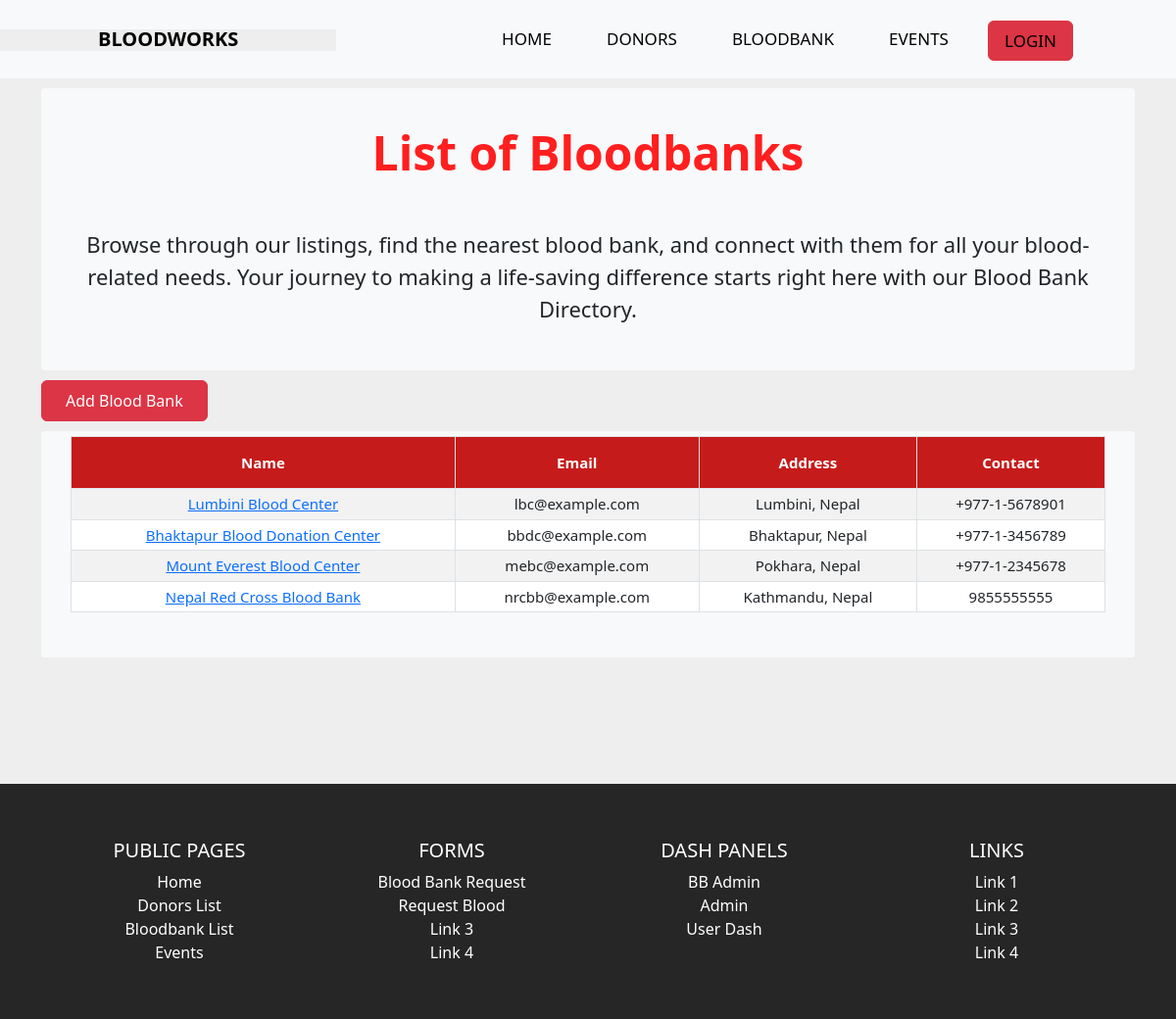
Before: /bloodbanks with the older database file.
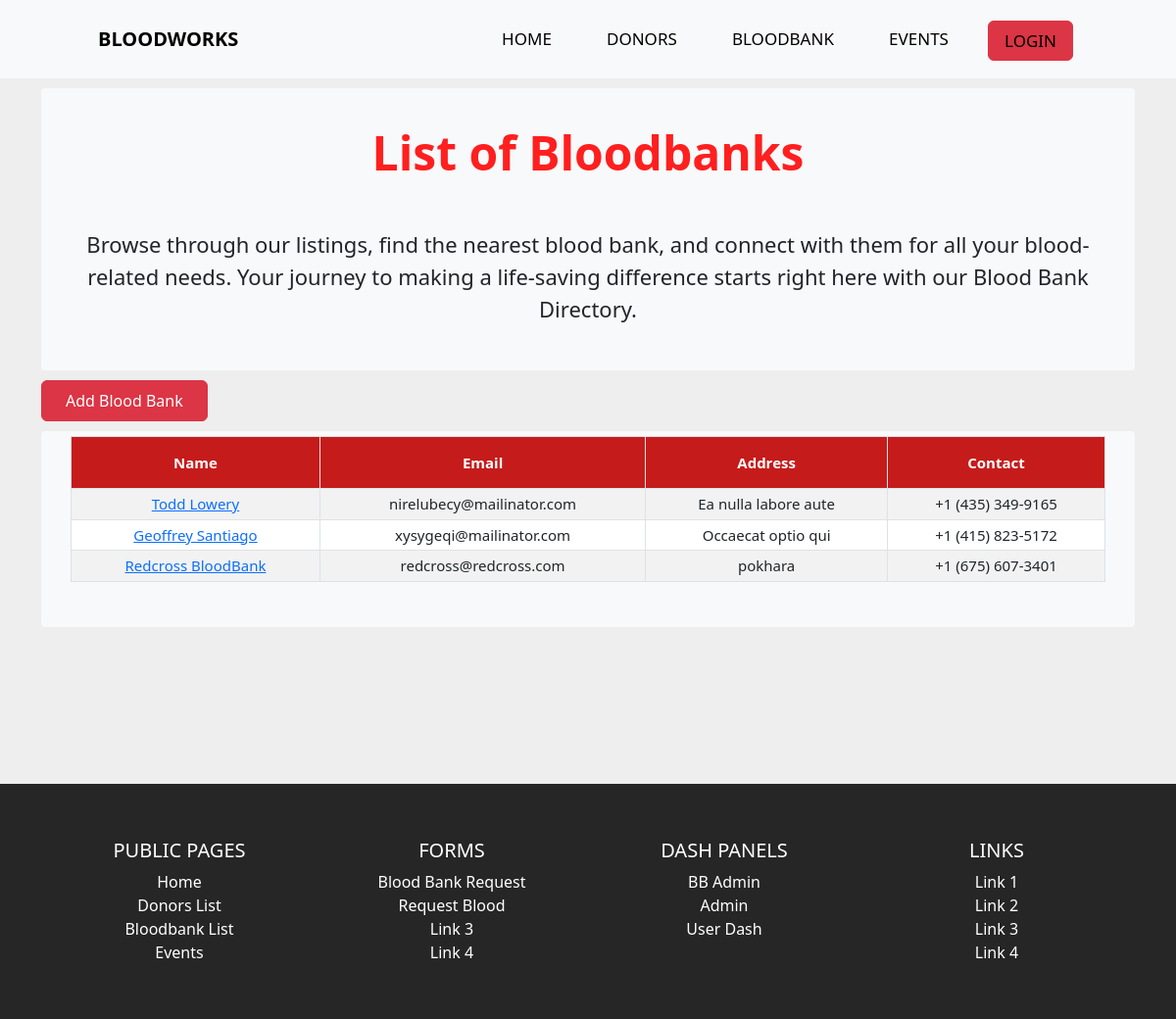
After: the same page with the newer database file.
### tables this page shows
CREATE TABLE `blood_banks` (
  `bb_id` int(11) NOT NULL,
  `bb_name` varchar(50) NOT NULL,
  `bb_email` varchar(50) DEFAULT NULL,
  `bb_username` varchar(50) NOT NULL,
  `bb_password` varchar(100) NOT NULL,
  `bb_phoneno` varchar(20) DEFAULT NULL,
  `bb_address` varchar(255) DEFAULT NULL,
  `bb_status` varchar(50) DEFAULT NULL,
  `bb_description` varchar(255) DEFAULT NULL,
  `bb_image` varchar(100) DEFAULT NULL
);

### controllers/BloodBanks.php (called while the page is built, shortened)
<?php
class BloodBanks
{
    public function index($a = "", $b = "", $c = "")
    {
        $bloodbanklist = $this->bloodbanklist();
        $data = [
            "bloodbanklist" => $bloodbanklist,
        ];
        $this->view('blood-banks', $data);
    }
    private function bloodbanklist()
    {
        $bloodbanklist = new Model;
        $bloodbanklist->table = "blood_banks";
        $bloodbanklist->order_column = "bb_id";
        $data = [
            "bb_status" => "verified"
        ];
        $bloodbanklist = $bloodbanklist->where($data);
        return $bloodbanklist;
    }
}

### includes/app.php (called while the page is built, shortened)
<?php
class App
{
    private $method = "index";
    public function splitURL()
    {
        $URL = $_GET['url'] ?? 'home';
        $URL = explode("/", trim($URL, "/"));
        return $URL;
    }
    public function loadController()
    {
        $URL = $this->splitURL();
        if($URL[0] == "dash"){
            if ($URL[0] == "dash" && !isset($URL[1])) {
                $filename = "controllers/Dash"  . ".php";
            } elseif ($URL[0] == "dash" && isset($URL[1])) {
                $filename = "controllers/" . $URL[0] . $URL[1] . ".php";
            }
        }
        elseif ($URL[0] == "admin"  ) {
            if ($URL[0] == "admin" && !isset($URL[1])) {
                $filename = "controllers/Admin"  . ".php";
            } elseif ($URL[0] == "admin" && isset($URL[1])) {
                $filename = "controllers/" . $URL[0] . $URL[1] . ".php";
            }
        }
        elseif ($URL[0] == "bbadmin"  ) {
            if ($URL[0] == "bbadmin" && !isset($URL[1])) {
                $filename = "controllers/bbadmin"  . ".php";
            } elseif ($URL[0] == "bbadmin" && isset($URL[1])) {
                $filename = "controllers/" . $URL[0] . $URL[1] . ".php";
            }
        }
        else{
            $filename = "controllers/" .$URL[0] . ".php";
        }
        if (file_exists($filename)) {
            unset($URL[0]);
        } else {
            $filename = "controllers/_404.php";
            require $filename;
            $this->controller = "_404";
        }
        $controller = new $this->controller;
        $URL = $URL ? array_values($URL) : [];
        call_user_func_array([$controller, $this->method], $URL);
    }
}

### index.php (called while the page is built, shortened)
<?php
$app = new App;
$app->loadController();
?>

### includes/functions.php (called while the page is built, shortened)
<?php
function checkIflLoggedIn(){
    if(isset($_SESSION['loggedin'])){
        return $_SESSION['u-type'];
    }
    else{
        return false;
    }
}

### includes/database.php (called while the page is built, shortened)
<?php
trait Database
{
    public function connect()
    {
        $string = "mysql:hostname=" . DBHOST . ";dbname=" . DBNAME;
        $con = new PDO($string, DBUSER, DBPASS);
        return $con;
    }
    public function query($query, $data = [])
    {
        $con = $this->connect();
        $stm = $con->prepare($query);
        $check = $stm->execute($data);
        if ($check) {
            $result = $stm->fetchAll(PDO::FETCH_OBJ);
            if (is_array($result) && count($result)) {
                return $result;
            }
        }
        return false;
    }
}

### includes/models.php (called while the page is built, shortened)
<?php
class Model
{
    public $table = "users";
    protected $limit = '100';
    protected $offset = 0;
    protected $order_type = "desc";
    public $order_column = "id";
    public function where($data, $data_not = [])
    {
        $keys = array_keys($data);
        $query = "select * from $this->table where ";
        foreach ($keys as $key) {
            $query .= $key . " = :" . $key . " && ";
        }
        $query = trim($query, " && ");
        $query .= " order by $this->order_column $this->order_type limit $this->limit offset $this->offset";
        $data = array_merge($data, $data_not);
        return $this->query($query, $data);
    }
}

### views/blood-banks.views.php (the view)
<?php require "header.php";
?>
<main class="container-xl top-gap">
    <div class="table-section">
    <div class="list-head">
        <h2 class="table-sec-title fw-bold display-5">List of Bloodbanks</h2>
        <p class="evnt-info">Browse through our listings, find the nearest blood bank, and connect with them for all your blood-related needs. Your journey to making a life-saving difference starts right here with our Blood Bank Directory.</p>
    </div>
        <a class="btn btn-danger rounded float-right d-inline-block" href="<?= HOSTNAME ?>addbloodbank">Add Blood Bank</a>
        <div style="overflow-x:auto;" class="tb-cont">
            <table id="datatable" class="table table-hover table-striped table-bordered table-sm" cellspacing="0" width="100%">
                <thead>
                    <tr>
                        <th class="th-sm">Name
                        </th>
                        <th class="th-sm">Email
                        </th>
                        <th class="th-sm">Address
                        </th>
                        <th class="th-sm">Contact
                        </th>
                    </tr>
                </thead>
                <tbody>
                    <?php if (empty($bloodbanklist)) {
                        echo "No donor available";
                    } else {
                        foreach ($bloodbanklist as $bloodbank) { ?>
                            <tr>
                                <td><a href="<?= ROOT ?>/bloodbank/<?= $bloodbank->bb_id; ?>"><?= $bloodbank->bb_name; ?></a></td>
                                <td><?= $bloodbank->bb_email; ?></td>
                                <td><?= $bloodbank->bb_address; ?></td>
                                <td><?= $bloodbank->bb_phoneno; ?></td>
                            </tr>
                    <?php
                        }
                    }
                    ?>
                </tbody>
            </table>
        </div>
    </div>
</main>
<?php require "footer.php"; ?>

### includes/Controller.php (shortened to what this page needs)
<?php
trait Controller
{
    public function view($name, $data=[])
    {
        $filename = "views/" . $name . ".views.php";
        if (file_exists($filename)) {
            require $filename;
        } else {
            $filename = "views/404.views.php";
            require $filename;
        }
    }
}

### views/header.php (shortened to what this page needs)
<!DOCTYPE html>
<html lang="en">
<head>
    <link href="https://cdn.jsdelivr.net/npm/bootstrap@5.3.0/dist/css/bootstrap.min.css" rel="stylesheet">
    <link href="https://cdn.jsdelivr.net/npm/simple-datatables@latest/dist/style.css" rel="stylesheet" type="text/css">
    <link rel="stylesheet" href="<?= HOSTNAME ?>assets/css/style.css">
    <link rel="stylesheet" href="<?= HOSTNAME ?>assets/js/app.js">
</head>
<body>
    <nav class="bb-navbar">
        <div class="brand d-inline-block">
            <a href="<?= HOSTNAME ?>"> <label class="logo">BLOODWORKS</label></a>
        </div>
        <ul>
            <li>
                <a href="<?= HOSTNAME ?>">HOME</a>
            </li>
            <li>
                <a href="<?= HOSTNAME ?>donorlist">DONORS</a>
            </li>
            <li>
                <a href="<?= HOSTNAME ?>bloodbanks">BLOODBANK</a>
            </li>
            <li>
                <a href="<?= HOSTNAME ?>events">EVENTS</a>
            </li>
            <li class="nav-item">
                <?php $checkIflLoggedIn = checkIflLoggedIn();
                if ($checkIflLoggedIn == false) { ?>
                    <a href="<?= HOSTNAME ?>login" class="btn rounded btn-danger">LOGIN</a>
                <?php } else { ?>
                    <a href="<?= HOSTNAME ?><?= $checkIflLoggedIn ?>" class="btn rounded btn-success">DASH</a>
                <?php } ?>
            </li>
        </ul>
    </nav>

### views/footer.php (shortened to what this page needs)
<footer class=" text-center text-white" style="background-color:#262626; height:min-content">
    <div class="container p-4">
        <div class="row">
            <div class="col-lg-3 col-md-6 mb-4 mb-md-0">
                <h5 class="text-uppercase">Public Pages</h5>
                <ul class="list-unstyled mb-0">
                    <li>
                        <a href="<?= HOSTNAME ?>" class="text-white">Home</a>
                    </li>
                    <li>
                        <a href="<?= HOSTNAME ?>donorlist" class="text-white">Donors List</a>
                    </li>
                    <li>
                        <a href="<?= HOSTNAME ?>bloodbanks" class="text-white">Bloodbank List</a>
                    </li>
                    <li>
                        <a href="<?= HOSTNAME ?>events" class="text-white">Events</a>
                    </li>
                </ul>
            </div>
            <div class="col-lg-3 col-md-6 mb-4 mb-md-0">
                <h5 class="text-uppercase">Forms</h5>
                <ul class="list-unstyled mb-0">
                    <li>
                        <a href="<?= HOSTNAME ?>addbloodbank" class="text-white">Blood Bank Request</a>
                    </li>
                    <li>
                        <a href="<?= HOSTNAME ?>bloodrequest" class="text-white">Request Blood</a>
                    </li>
                    <li>
                        <a href="#!" class="text-white">Link 3</a>
                    </li>
                    <li>
                        <a href="#!" class="text-white">Link 4</a>
                    </li>
                </ul>
            </div>
            <div class="col-lg-3 col-md-6 mb-4 mb-md-0">
                <h5 class="text-uppercase">Dash Panels</h5>
                <ul class="list-unstyled mb-0">
                    <li>
                        <a href="<?= HOSTNAME ?>bbadmin" class="text-white">BB Admin</a>
                    </li>
                    <li>
                        <a href="<?= HOSTNAME ?>admin" class="text-white">Admin</a>
                    </li>
                    <li>
                        <a href="<?= HOSTNAME ?>dash" class="text-white">User Dash</a>
                    </li>
                </ul>
            </div>
            <div class="col-lg-3 col-md-6 mb-4 mb-md-0">
                <h5 class="text-uppercase">Links</h5>
                <ul class="list-unstyled mb-0">
                    <li>
                        <a href="#!" class="text-white">Link 1</a>
                    </li>
                    <li>
                        <a href="#!" class="text-white">Link 2</a>
                    </li>
                    <li>
                        <a href="#!" class="text-white">Link 3</a>
                    </li>
                    <li>
                        <a href="#!" class="text-white">Link 4</a>
                    </li>
                </ul>
            </div>
        </div>
    </div>
</footer>
</body>
</html>

### assets/css/style.css (style rules this page uses)
* { margin: 0; padding: 0; box-sizing: border-box; }
body { background: #eeeeee; }
main { min-height: 100vh; }
.bb-navbar { position: fixed; top: 0; background-color: #F8F9FA; height: 80px; width: 100%; z-index: 10; }
label.logo { color: #000000; font-size: 20px; line-height: 80px; padding: 0 100px; font-weight: bold }
.bb-navbar ul { float: right; margin-right: 100px; }
.bb-navbar ul li { display: inline-block; line-height: 80px; margin: 0 5px; }
.bb-navbar ul li a { color: #000000; font-size: 17px; padding: 7px 16px; margin-left: 10px; border-radius: 3px; text-transform: uppercase; text-decoration: none; }
.btn { padding: 0.5em 1.5em; border-radius: 2em; }
.table-section { position: relative; }
.table-sec-title { margin: 2rem 0 3rem 0; color: #ff1f1f; text-align: center; }
td, th { font-size: 15px; padding: 40px; height: 30px; text-align: center; }
#datatable th { background-color: rgb(198, 27, 27); font-weight: bold; color: white; font-size: 15px; padding: 15px; text-align: center; }
.top-gap { padding-top: 80px; }
footer { background: #ff1f1f; color: #fff; padding: 2em; text-align: center; }
footer a { color: #fff; text-decoration: none; }
@media screen and (min-width: 769px) { p { font-size: 1.2em; } }
.evnt-info { font-size: 22px; text-align: center; }
.list-head,.tb-cont { background-color: #F8F9FA; margin: 10px 0; padding:5px 30px 30px 30px; border-radius: 4px; }

Changed rows visible on the page:
removed blood_banks: bb_name "Lumbini Blood Center", bb_email "lbc@example.com", bb_address "Lumbini, Nepal", bb_phoneno "+977-1-5678901"
removed blood_banks: bb_name "Bhaktapur Blood Donation Center", bb_email "bbdc@example.com", bb_address "Bhaktapur, Nepal", bb_phoneno "+977-1-3456789"
removed blood_banks: bb_name "Mount Everest Blood Center", bb_email "mebc@example.com", bb_address "Pokhara, Nepal", bb_phoneno "+977-1-2345678"
removed blood_banks: bb_name "Nepal Red Cross Blood Bank", bb_email "nrcbb@example.com", bb_address "Kathmandu, Nepal", bb_phoneno "9855555555"
added blood_banks: bb_name "Todd Lowery", bb_email "nirelubecy@mailinator.com", bb_address "Ea nulla labore aute", bb_phoneno "+1 (435) 349-9165"
added blood_banks: bb_name "Geoffrey Santiago", bb_email "xysygeqi@mailinator.com", bb_address "Occaecat optio qui", bb_phoneno "+1 (415) 823-5172"
added blood_banks: bb_name "Redcross BloodBank", bb_email "redcross@redcross.com", bb_address "pokhara", bb_phoneno "+1 (675) 607-3401"
